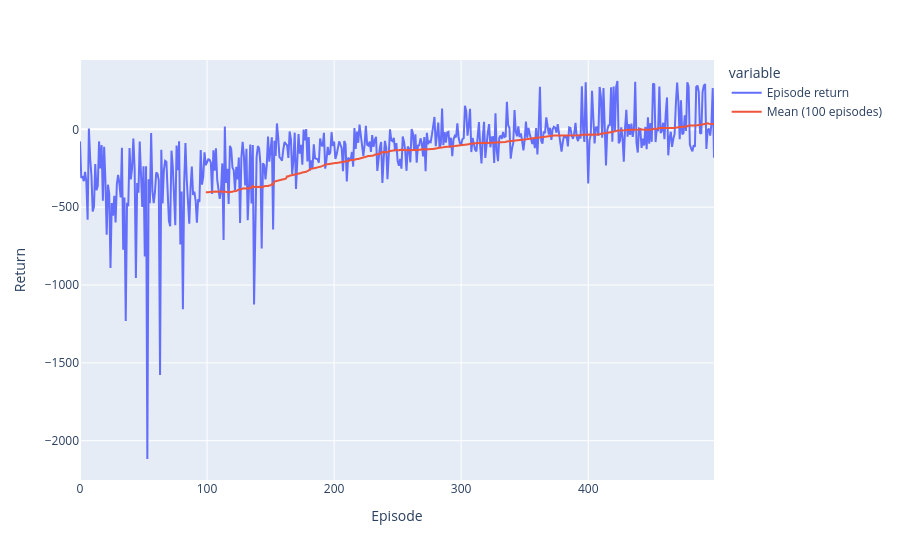

Notebook code for this chart:
### Markdown cell above
### Is the lander still learning at the end?

### Code cell
from pathlib import Path

import optuna
import pandas as pd
import plotly.express as px

DATABASE_NAME = "solar_system_lander_8d_elise.db"
STUDY_NAME = "s2_exploration"

tmp_dir = Path("hpo/tmp")
if not tmp_dir.exists():
    tmp_dir = Path("../tmp")
database_path = (tmp_dir / DATABASE_NAME).resolve()
study = optuna.load_study(
    study_name=STUDY_NAME,
    storage=f"sqlite:///{database_path}",
)
params = study.user_attrs.get("robust_best_params")
trials = [
    trial for trial in study.trials
    if trial.state.name == "COMPLETE" and trial.params == params
]
#trial = max(trials, key=lambda trial: trial.value) if trials else study.best_trial
trial = study.best_trial

returns = trial.user_attrs["training_curve"]["episode_returns"]
window = min(100, len(returns) // 2)
curve = pd.DataFrame({"Episode return": returns})
curve[f"Mean ({window} episodes)"] = curve["Episode return"].rolling(window).mean()

display(px.line(curve, labels={"index": "Episode", "value": "Return"}))

previous_mean = curve["Episode return"].iloc[-2 * window:-window].mean()
final_mean = curve["Episode return"].iloc[-window:].mean()
print(f"Previous {window} episodes: {previous_mean:.1f}")
print(f"Final {window} episodes:    {final_mean:.1f}")
print(f"Change:                    {final_mean - previous_mean:+.1f}")

### Figure 1 — Plotly figure (JSON) as saved in the notebook; plotly's stock layout.template omitted (floating-point values rounded to 4 significant figures; data arrays with more than 128 entries replaced by an {"elided": "..."} marker saying what was removed)
{"data": [{"hovertemplate": "variable=Episode return<br>Episode=%{x}<br>Return=%{y}<extra></extra>", "legendgroup": "Episode return", "line": {"color": "#636efa", "dash": "solid"}, "marker": {"symbol": "circle"}, "mode": "lines", "name": "Episode return", "orientation": "v", "showlegend": true, "type": "scatter", "x": {"elided": "500 int values"}, "xaxis": "x", "y": {"elided": "500 float values"}, "yaxis": "y"}, {"hovertemplate": "variable=Mean (100 episodes)<br>Episode=%{x}<br>Return=%{y}<extra></extra>", "legendgroup": "Mean (100 episodes)", "line": {"color": "#EF553B", "dash": "solid"}, "marker": {"symbol": "circle"}, "mode": "lines", "name": "Mean (100 episodes)", "orientation": "v", "showlegend": true, "type": "scatter", "x": {"elided": "500 int values"}, "xaxis": "x", "y": {"elided": "500 float values"}, "yaxis": "y"}], "layout": {"legend": {"title": {"text": "variable"}, "tracegroupgap": 0}, "margin": {"t": 60}, "xaxis": {"anchor": "y", "domain": [0, 1], "title": {"text": "Episode"}}, "yaxis": {"anchor": "x", "domain": [0, 1], "title": {"text": "Return"}}}}
